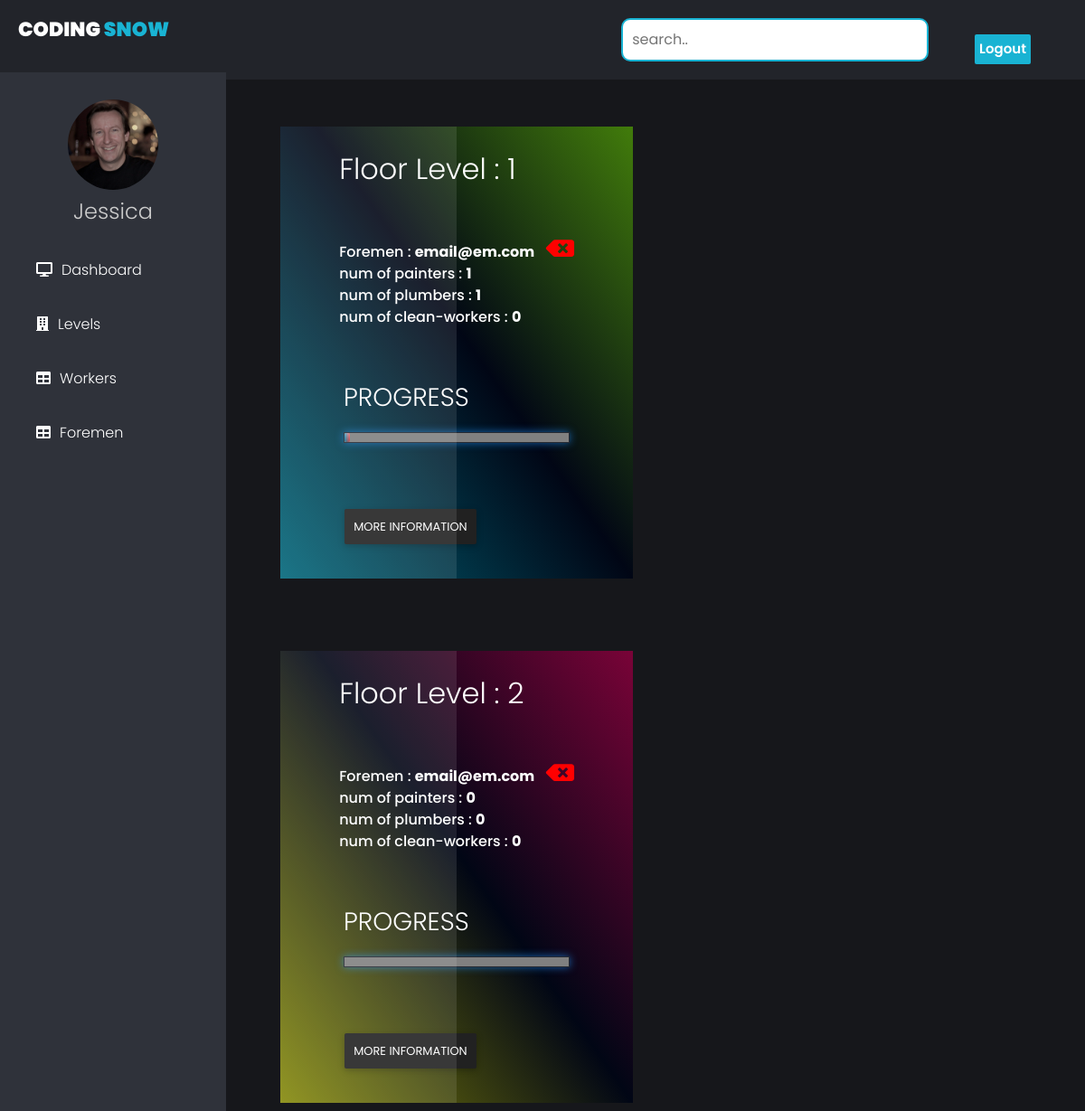
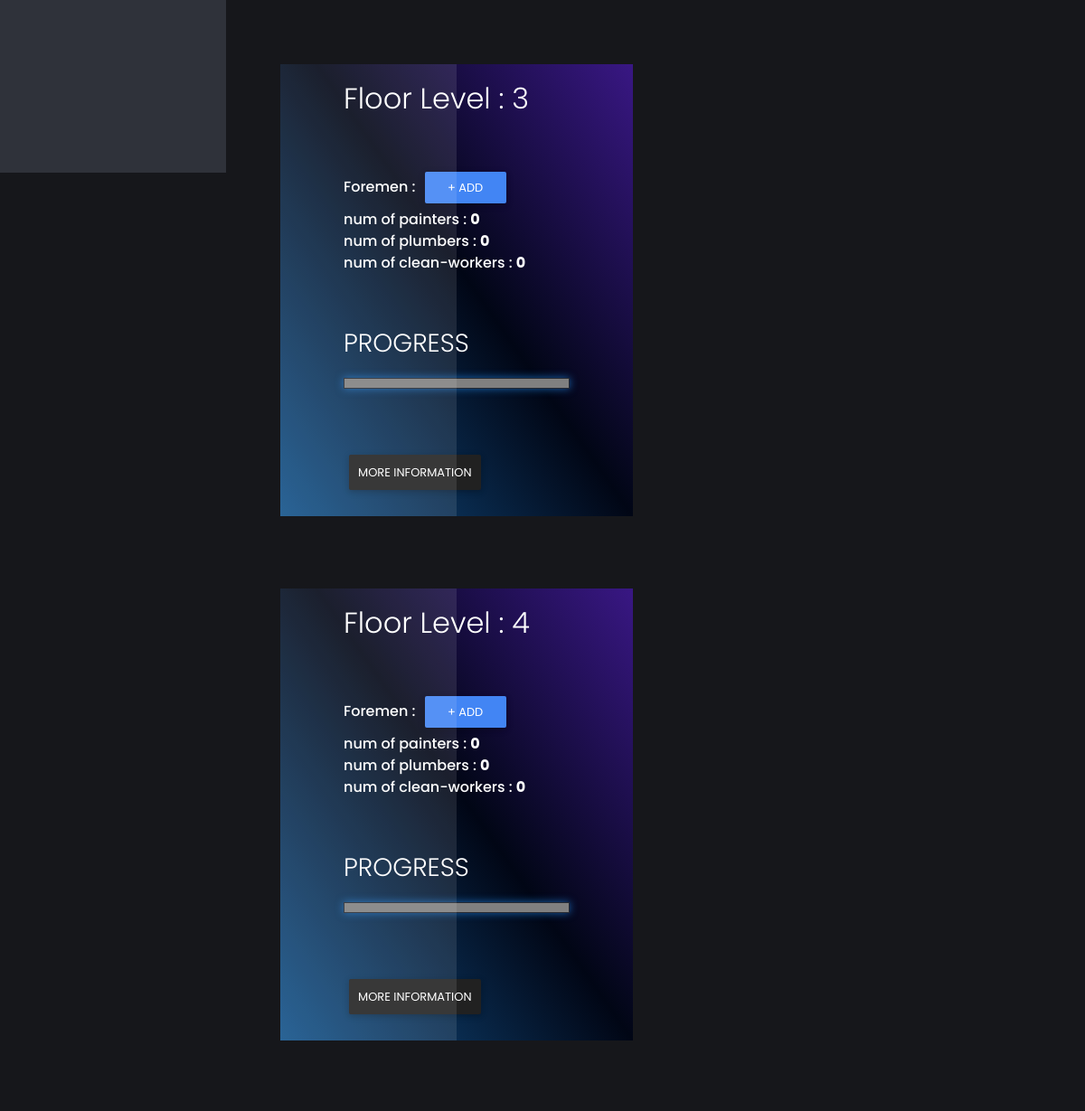
/engineer/levels (upper part), run on an earlier commit of the app's database (2 pictures, top to bottom).
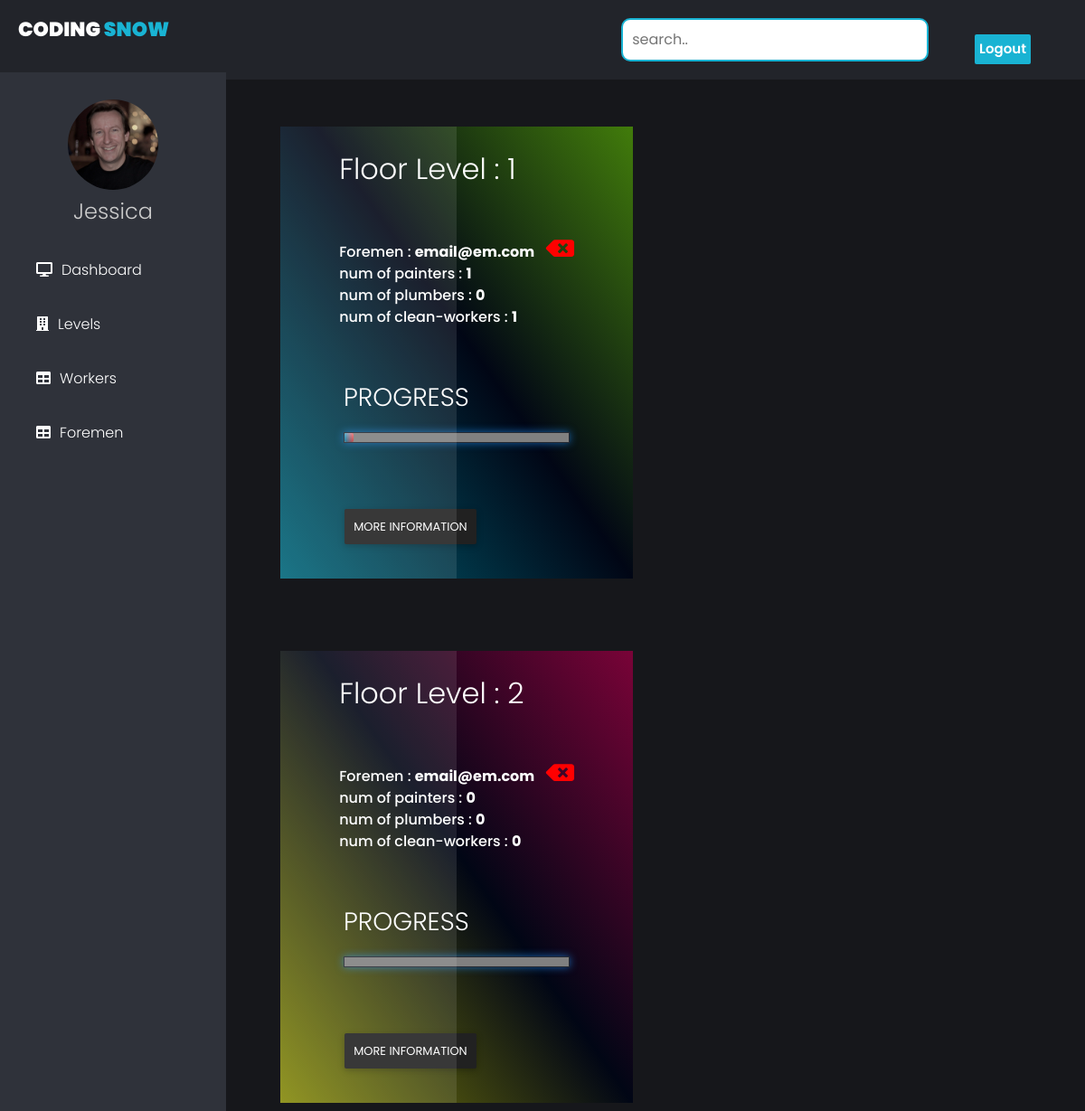
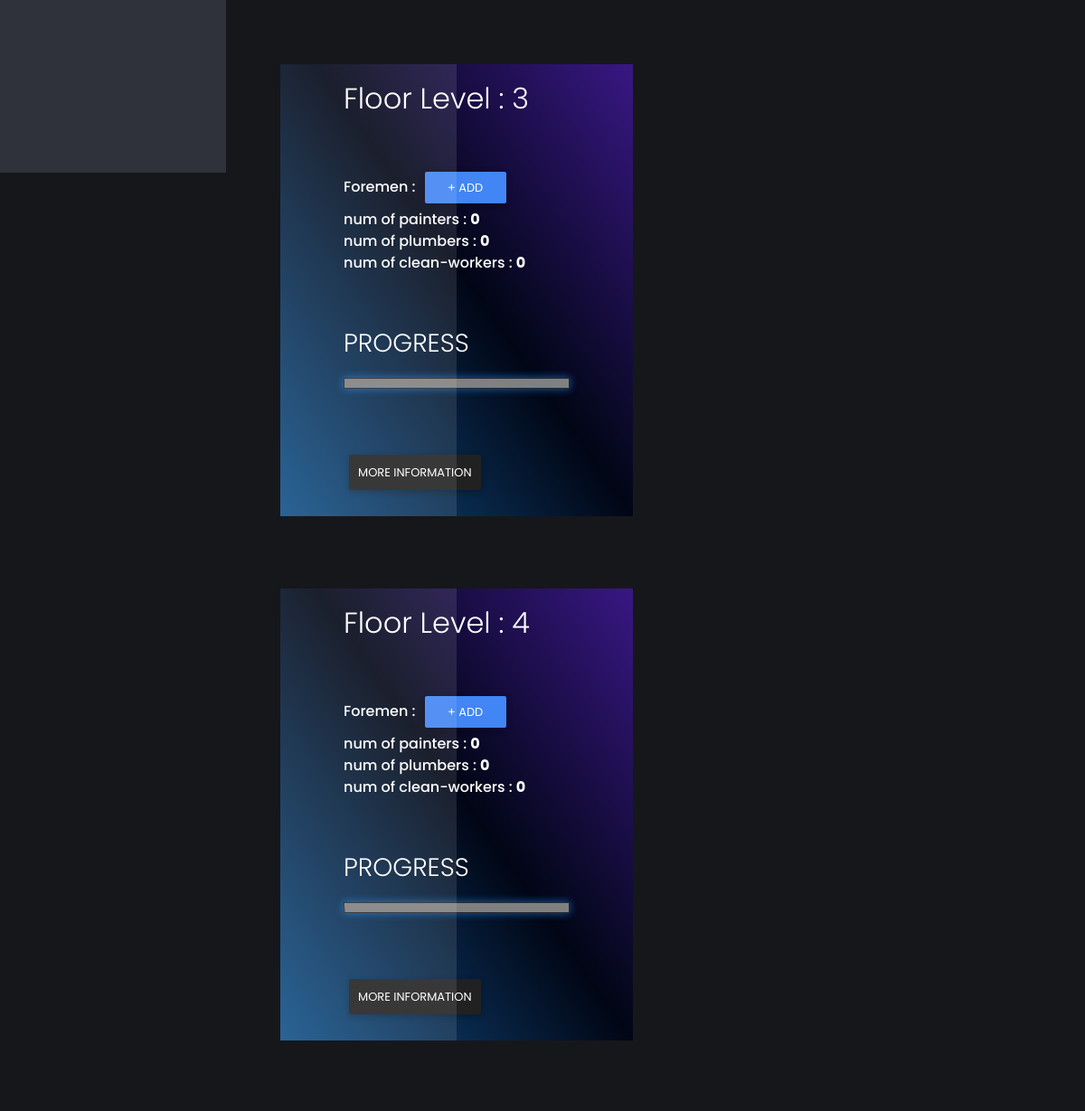
And on a later commit of the database (2 pictures, top to bottom).
### accounts/models.py (models this page shows, shortened)
class User(AbstractUser):
    is_engineer = models.BooleanField(default=False)
    is_foreman = models.BooleanField(default=False)
    is_worker = models.BooleanField(default=False)
    type = models.CharField(max_length=10,choices=worker_choices,default='none')
    def full_name(self):
        return f'{self.first_name} {self.last_name}'

### tower/views.py (the view)
# urls.py: path("engineer/levels",engineer_levels,name="engineer_levels"),
def engineer_levels(request):
    context={}
    context['levels'] = levels_data();
    context['foremen'] = User.objects.filter(is_foreman=True);
    return render(request,'engineer/levels.html',context)

### tower/service.py (called while the page is built)
def levels_data():
    levels= Operation.objects.values('level__name',foreman_name=F('level__foreman__username'),foreman_id=F('level__foreman__id')).annotate(
    cleaners = Count(Case(When(worker__type='cleaner',then=1))),
    plumbers = Count(Case(When(worker__type='plumber',then=1))),
    painters = Count(Case(When(worker__type='painter',then=1))),
    prog = Sum('progress'),
    fin = Sum('must_finish')
    )
    return levels

### templates/engineer/levels.html (shortened to what this page needs)
{% extends 'engineer/base.html' %}
{% load static %}
{% block style %}
<link rel="stylesheet" href="{% static 'css/engineer_levels.css' %}">
{% endblock %}
{% block content %}
<div class="main_cont">
  {% for level in levels %}
  <div class="box">
      <div class="glass"></div>
      <div class="content">
          <h2>Floor Level : {{level.level__name}}</h2><br><br>
          <div class="">
            <strong>Foremen : </strong>
            {% if level.foreman_name %}
              <span class="val"> {{level.foreman_name}}</span>
              <a title="remove" style="color:red;font-size:25px;" class="remove ml-2 fas fa-backspace" href="{% url 'tower:remove_foreman' level.level__name %}">
              </a>
            {% else %}
              <span class="val">
                <a style="width:90px; padding: 8px;" onclick="mod({{level.level__name}})" class="btn btn-primary" data-toggle="modal" data-target="#myModal">+ Add</a>
              </span>
            {% endif %}
          </div>
          <div class="">
            <strong>num of painters : </strong><span class="val"> {{level.painters}}</span>
          </div>
          <div class="">
            <strong>num of plumbers : </strong><span class="val"> {{level.plumbers}}</span>
          </div>
          <div class="">
            <strong>num of clean-workers : </strong><span class="val"> {{level.cleaners}}</span>
          </div>
          <div class="skills">
            <label for="file"><h3>PROGRESS</h3></label>
            <progress id="file" value="{{level.prog}}" max="{{level.fin}}" class="classprog"></progress>
          </div>
          <a  href="{% url 'tower:engineer_level' level.level__name %}" class="btn btn-dark more-info">More Information</a>
      </div>
  </div>
  {% endfor %}
</div>
{% endblock %}

What changed in the data, as far as the page shows it:
changed User: plumbers "1" → "0"; cleaners "0" → "1"; {{ level.prog }} 16 → 24 (drawn)
Also different on the page:
{{ level.prog }}: 0 → 4 (drawn)
